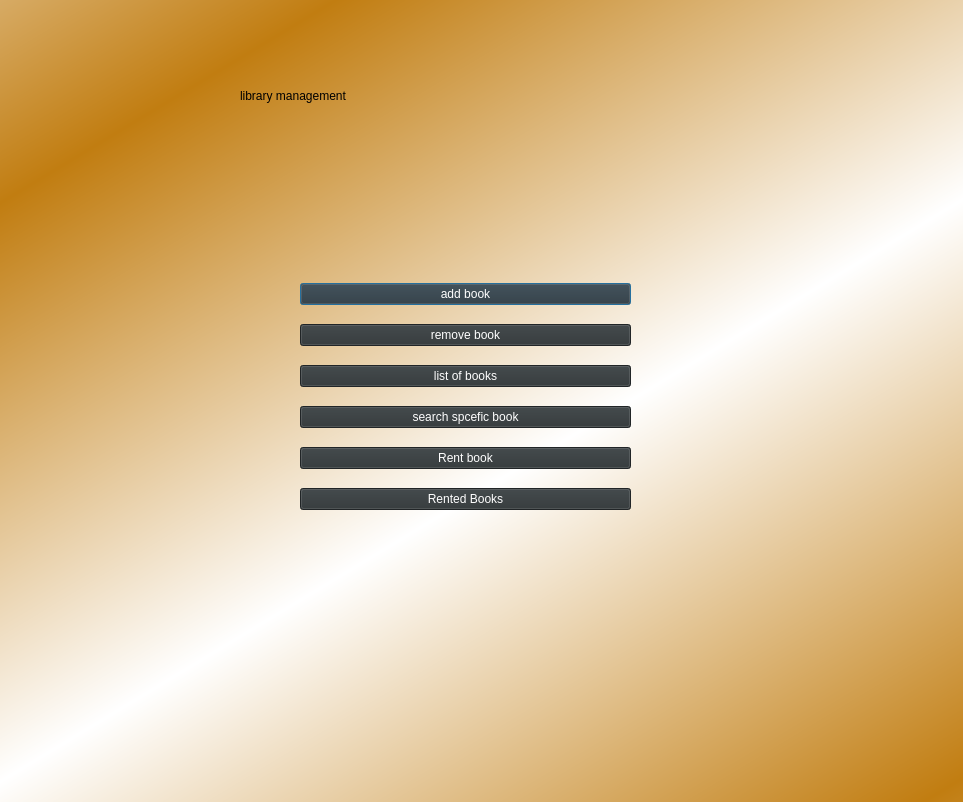
<?xml version="1.0" encoding="UTF-8"?>
<ui version="4.0">
 <class>Dialog</class>
 <widget class="QDialog" name="Dialog">
  <property name="geometry">
   <rect>
    <x>0</x>
    <y>0</y>
    <width>963</width>
    <height>802</height>
   </rect>
  </property>
  <property name="windowTitle">
   <string>Dialog</string>
  </property>
  <widget class="QWidget" name="bgWidget" native="true">
   <property name="geometry">
    <rect>
     <x>-20</x>
     <y>0</y>
     <width>991</width>
     <height>811</height>
    </rect>
   </property>
   <property name="styleSheet">
    <string notr="true">QWidget#bgWidget{
background-color:qlineargradient(spread:reflect, x1:0.221277, y1:0.102273, x2:0.562, y2:0.563, stop:0 rgba(193, 125, 17, 255), stop:1 rgba(255, 255, 255, 255))}</string>
   </property>
   <widget class="QLabel" name="label">
    <property name="geometry">
     <rect>
      <x>260</x>
      <y>60</y>
      <width>481</width>
      <height>71</height>
     </rect>
    </property>
    <property name="styleSheet">
     <string notr="true">font: 75 36pt &quot;Ubuntu Condensed&quot;;</string>
    </property>
    <property name="text">
     <string>library management</string>
    </property>
   </widget>
   <widget class="QWidget" name="verticalLayoutWidget">
    <property name="geometry">
     <rect>
      <x>320</x>
      <y>270</y>
      <width>331</width>
      <height>253</height>
     </rect>
    </property>
    <layout class="QVBoxLayout" name="verticalLayout">
     <item>
      <widget class="QPushButton" name="add_book_button">
       <property name="styleSheet">
        <string notr="true">background-color:rgb(46, 52, 54);
font: 14pt &quot;Ubuntu&quot;;color:rgb(255, 255, 255)</string>
       </property>
       <property name="text">
        <string>add book</string>
       </property>
      </widget>
     </item>
     <item>
      <widget class="QPushButton" name="remove_book_button">
       <property name="styleSheet">
        <string notr="true">background-color:rgb(46, 52, 54);
font: 14pt &quot;Ubuntu&quot;;color:rgb(255, 255, 255)</string>
       </property>
       <property name="text">
        <string>remove book</string>
       </property>
      </widget>
     </item>
     <item>
      <widget class="QPushButton" name="list_book_button">
       <property name="styleSheet">
        <string notr="true">background-color:rgb(46, 52, 54);
font: 14pt &quot;Ubuntu&quot;;color:rgb(255, 255, 255)</string>
       </property>
       <property name="text">
        <string>list of books</string>
       </property>
      </widget>
     </item>
     <item>
      <widget class="QPushButton" name="search_book_button">
       <property name="styleSheet">
        <string notr="true">background-color:rgb(46, 52, 54);
font: 14pt &quot;Ubuntu&quot;;color:rgb(255, 255, 255)</string>
       </property>
       <property name="text">
        <string>search spcefic book</string>
       </property>
      </widget>
     </item>
     <item>
      <widget class="QPushButton" name="rent_book_button">
       <property name="styleSheet">
        <string notr="true">background-color:rgb(46, 52, 54);
font: 14pt &quot;Ubuntu&quot;;color:rgb(255, 255, 255)
</string>
       </property>
       <property name="text">
        <string>Rent book</string>
       </property>
      </widget>
     </item>
     <item>
      <widget class="QPushButton" name="rented_book_button">
       <property name="styleSheet">
        <string notr="true">background-color:rgb(46, 52, 54);
font: 14pt &quot;Ubuntu&quot;;color:rgb(255, 255, 255)
</string>
       </property>
       <property name="text">
        <string>Rented Books</string>
       </property>
      </widget>
     </item>
    </layout>
   </widget>
  </widget>
 </widget>
 <resources/>
 <connections/>
</ui>
